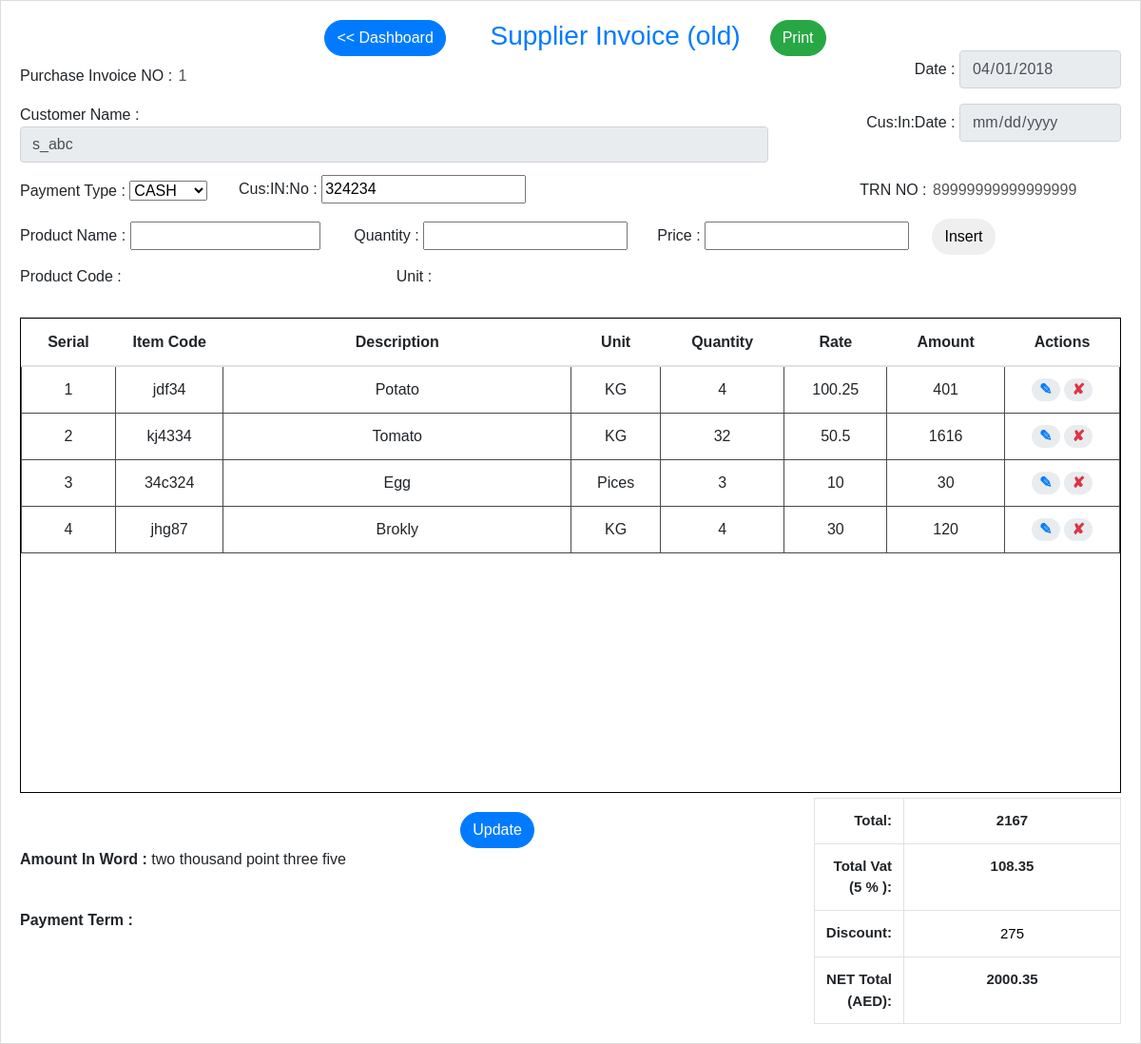
The app's page /view/purchase/details_cus_invoice.php?in_no=1 with its own data.
### tables this page shows
CREATE TABLE `p_cus_total_tran` (
  `id` int(11) NOT NULL,
  `cus_name` varchar(40) NOT NULL,
  `trn` varchar(40) NOT NULL,
  `date` date NOT NULL,
  `total` varchar(255) NOT NULL,
  `discount` varchar(255) NOT NULL,
  `vat` varchar(255) NOT NULL,
  `net_total` varchar(255) NOT NULL,
  `payment` varchar(10) NOT NULL,
  `delivary_invoice_no` varchar(255) NOT NULL,
  `cus_in_date` varchar(30) DEFAULT NULL
);

CREATE TABLE `p_transaction` (
  `id` int(11) NOT NULL,
  `date` date NOT NULL,
  `cus_name` varchar(40) NOT NULL,
  `pd_name` varchar(40) NOT NULL,
  `pd_code` varchar(40) NOT NULL,
  `quantity` varchar(30) NOT NULL,
  `unit` varchar(20) NOT NULL,
  `payment` varchar(255) NOT NULL,
  `price` varchar(255) NOT NULL,
  `amount` varchar(255) NOT NULL,
  `invoice_no` varchar(255) NOT NULL,
  `delivary_invoice_no` varchar(255) NOT NULL
);

### model/database.php (called while the page is built, shortened)
<?php
class database{
     public function __construct(){
             $server = "localhost";
             $username = "root";
             $password = "";
             try {
                 $this->con = new PDO("mysql:host=$server;dbname=shop", $username, $password);
             }
             catch (PDOException $err) {
                 echo "Connection failed: " . $err->getMessage();
             }
}
}

### model/p_cus_total_tran.php (called while the page is built, shortened)
<?php
require_once "database.php";
class p_cus_total_tran
{
    public function invoiceInfo($in_no)
    {
        $db = new database();
        $sql = "SELECT * FROM `p_cus_total_tran` WHERE `id`= '$in_no'";
        $stmt = $db->con->prepare($sql);
        $stmt->execute();
        $rs = $stmt->fetchAll(PDO::FETCH_ASSOC);
        return $rs;
    }
}

### model/p_transection.php (called while the page is built, shortened)
<?php
include_once "database.php";
class p_transection
{
    public function transactions($date,$cus_name,$in_no)
    {
        $db = new database();
        $sql = "SELECT * FROM `p_transaction` WHERE date= ? AND cus_name= ? AND invoice_no= ?";
        $stmt = $db->con->prepare($sql);
        $stmt->bindParam(1,$date);
        $stmt->bindParam(2,$cus_name);
        $stmt->bindParam(3,$in_no);
        $stmt->execute();
        $rs=$stmt->fetchall(PDO::FETCH_ASSOC);
        return $rs;
    }
}

### model/p_details_cus_in.php (called while the page is built, shortened)
<?php
include_once "database.php";
class p_details_cus_in
{
    public function total($invoice)
    {
        $db = new database();
        $sql = "SELECT sum(amount) as total FROM `p_transaction` WHERE invoice_no='$invoice'";
        $stmt = $db->con->prepare($sql);
        $stmt->bindParam(1,$invoice);
        $stmt->execute();
        $rs=$stmt->fetch(PDO::FETCH_ASSOC);
        return $rs;
    }
    public function discount($invoice)
    {
        $db = new database();
        $sql = "SELECT `discount` FROM `p_cus_total_tran` WHERE `id`='$invoice'";
        $stmt = $db->con->prepare($sql);
        $stmt->bindParam(1,$invoice);
        $stmt->execute();
        $rs=$stmt->fetch(PDO::FETCH_ASSOC);
        return $rs;
    }
}

### view/purchase/details_cus_invoice.php (the view, shortened to what this page needs)
<?php
include_once "../../model/p_details_cus_in.php";
$obj = new p_details_cus_in();
$totl = $obj->total($_GET['in_no']);
$total = floatval($totl['total']);;
$discout = $obj->discount($_GET['in_no']);
$discount = floatval($discout['discount']);
$vat = $total * (5 / 100);
$net_total = ($total + $vat) - $discount;
include_once "../../model/p_cus_total_tran.php";
$object = new p_cus_total_tran();
$all = $object->invoiceInfo($_GET['in_no']);
$alliInfo=$all[0];
?>
<!DOCTYPE html>
<html lang="en">
<head>
    <link href="../../resource/css/bootstrap.css" type="text/css" rel="stylesheet" media="screen,projection,">
    <link rel="stylesheet" type="text/css" href="../../resource/css/print.css"/>
    <link rel="stylesheet" type="text/css" href="../../resource/css/css.css"/>
    <link rel="stylesheet" type="text/css" href="../../resource/css/sw.css"/>
    <link rel="stylesheet" type="text/css" href="../../resource/js/jquery-confirm.min.css"/>
</head>
<body id="printarea">
<div class="main">
    <h3 class="no_print text-primary text-center" style="margin-top: 0px"><a role="button" href="../../index.php"
                                                                             class="btn btn-primary no_print"
                                                                             style="margin-left: 10px"> << Dashboard</a> &nbsp;&nbsp;&nbsp;&nbsp; Supplier Invoice (old) &nbsp;&nbsp;&nbsp;<button
                class="no_print btn btn-success" onclick="print()">Print
        </button>
    </h3>
    <p style="display: inline;">Purchase Invoice NO : <input id="invoice_no" value="<?php echo $_GET['in_no'] ?>" disabled
                                                    style="border: none;background-color: transparent"></p>
    <p class="right date">Date : <input id="date" type="date" class="form-control"
                                                                            value="<?php echo $alliInfo['date'] ?>"
                                                                            readonly>
    </p>
    <p class="cus_date"> Cus:In:Date : <input readonly class="form-control" value="<?php echo $alliInfo['cus_in_date'] ?>"
                                                                        id="cus_in_date"
                                                                        type="date"></p>
    <p>Customer Name : <input class="form-control inline" list="browsers" value="<?php echo $alliInfo['cus_name'] ?>"
                              name="browser"
                              style="" id="cus_name" onchange="trn_no()" readonly>
    </p>
    <p class="right">TRN NO : <input type="text" class="trn"
                                     id="trn" value="<?php echo $alliInfo['trn'] ?>" disabled></p>
    <div class="inline">
        <p class="" style="margin-top: -40px">Payment Type : <select id="payment"
                                                                     value="<?php echo $alliInfo['payment'] ?>">
                <option value="CASH">CASH</option>
            </select></p>
        <p class="del_in_no print_del_in_no" style="">Cus:IN:No : <input  id="delivary_invoice_no" type="text"
                                                                         value="<?php echo $alliInfo['delivary_invoice_no'] ?>">&nbsp;&nbsp;&nbsp;&nbsp;&nbsp;&nbsp;
        </p>
    </div>
    <div style="display: inline-block" class="no_print">
        <p class="inline no_print">Product Name : <input list="product" name="browser" style="width: 200px"
                                                         id="pdt_name" onchange="price_set();checkProductExist()">
        </p>
        <p class="inline no_print">Quantity : <input id="quantity" type="text">&nbsp;&nbsp;&nbsp;&nbsp;&nbsp;&nbsp;</p>
        <p class="inline no_print">Price : <input id="price" type="text" id="price" value=""></p>
        <button type="submit" onclick="insert()" id="insert" class="no_print btn" title="Press Enter to Insert"
                style="margin-left: 20px"> Insert
        </button>
    </div>
    <div style="margin-top: 10px">
        <p class="inline no_print">Product Code : &nbsp;<input type="text" value="" id="code" disabled
                                                               style="border: none;background-color: transparent">&nbsp;&nbsp;&nbsp;&nbsp;&nbsp;&nbsp;
        </p>
        <p class="inline no_print" style="padding-left: 38px">Unit : <input type="text" value="" id="unit" disabled
                                                                            style="border: none;background-color: transparent">&nbsp;&nbsp;&nbsp;&nbsp;&nbsp;&nbsp;
        </p>
    </div>
    <div style="border: 1px black solid;" class="hight higt">
        <table style="width:100%; " id="tbl" class="table table-hover ">
            <thead>
            <tr>
                <th style="text-align: center; width:5px;">Serial</th>
                <th style="text-align: center; width:50px;">Item Code</th>
                <th style="text-align: center; width:250px">Description</th>
                <th style="text-align: center; width:60px">Unit</th>
                <th style="text-align: center; width:10px">Quantity</th>
                <th style="text-align: center; width:45px;">Rate</th>
                <th style="text-align: center; width:25px;">Amount</th>
                <th style="text-align: center; width:1px;" class="no_print">Actions</th>
            </tr>
            </thead>
            <tbody>
            <?php include_once "../../model/p_transection.php";
            $objct = new p_transection();
            $all = $objct->transactions($alliInfo['date'], $alliInfo['cus_name'], $_GET['in_no']);
            $serial = 1;
            foreach ($all as $item) { ?>
                <tr>
                    <td style="text-align: center;"><?php echo $serial++ ?></td>
                    <td style="text-align: center;"><?php echo $item['pd_code'] ?></td>
                    <td style="text-align: center;"><?php echo $item['pd_name'] ?></td>
                    <td style="text-align: center;"><?php echo $item['unit'] ?></td>
                    <td style="text-align: center;"><?php echo $item['quantity'] ?></td>
                    <td style="text-align: center;"><?php echo $item['price'] ?></td>
                    <td style="text-align: center;"><?php echo $item['amount'] ?></td>
                    <td style="text-align: center;" class="no_print">
                        <button style="color: #dc3545; width: 30px;color: #007bff" class='button fa'
                                onclick='getForEdit(this); ' data-toggle="modal"
                                data-target="#editModal"><b>✎</b></button>
                        <a style="color: #dc3545; width: 30px" class='button' onclick='getId(this);' data-toggle="modal"
                           data-target="#myModal"><b>✘</b></a>
                    </td>
                </tr>
            <?php } ?>
            </tbody>
        </table>
    </div>
    <div class="clearfix ">
        <table class="total_table f_right table_top_margin table table-hover table-bordered">
            <tr>
                <th class="right min_pad">Total:</th>
                <td class="space" style="text-align: center"><b id="total"><?php echo $total ?></b></td>
            </tr>
            <tr>
                <th class="right min_pad">Total Vat (5 % ):</th>
                <td class="space" style="text-align: center"><b id="vat"><?php echo $vat ?></b></td>
            </tr>
            <tr>
                <th class="right min_pad">Discount:</th>
                <td class="space"><input id="discount" value="<?php echo $discount ?>"
                                         style="border: none;text-align: center"
                                         onkeyup="discount();"></td>
            </tr>
            <tr>
                <th class="right min_pad">NET Total (AED):</th>
                <td class="space" style="text-align: center"><b id="n_tot"><?php echo $net_total ?></b></td>
            </tr>
        </table>
        <button type="button" onclick="upadte()" id="save" class="no_print btn btn-primary"
                style="margin-right: auto;margin-left: 40%;margin-top: 20px"> Update
        </button>
        <p><b>Amount In Word : </b><span id="wordss"></span></p>
        <br>
        <p><b>Payment Term : </b></p>
    </div>
</div>
</body>
</html>

### resource/css/css.css (style rules this page uses)
@media screen { .total_table { width: 100px; padding: 0px; font-size: 15px; margin: 0px; } }
@media screen { body { font-family: Arial; } }
@media screen { .space { min-width: 150px; } }
@media screen { .right { text-align: right; } }
@media screen { .clearfix { overflow: auto; } }
@media screen { .f_right { float: right; } }
@media screen { .min_pad { padding: 5px; } }
@media screen { .table_top_margin { margin-top: 5px; } }
@media screen { .inline { display: inline; } }
@media screen { .main { margin: auto; border: 1px solid #dddddd; padding: 20px; } }
@media screen { .button { background-color: #e9ecef; border: none; color: black; padding: 0px; text-align: center; text-decoration: none; display: inline-block; font-size: 16px; margin: 0px; cursor: pointer; border-radius: 20px; width: 50%; } }
@media screen { .higt { height: 100%; min-height: 500px; margin-top: 30px } }
@media screen { .del_in_no { margin-left:230px;margin-top: -45px } }
@media screen { .trn { width: 200px;border: none;background-color: transparent } }
@media screen { .cus_date { display: inline; float: right; } }
@media screen { .cus_date input { width: 170px; display: inline; } }
@media screen { .date { margin-top: -40px; } }
@media screen { .date input { width: 170px; display: inline; } }
@media screen { #cus_name { width: 68%; } }
@media screen { table tr td { border: 1px solid #494847; } }

### records on screen
p_cus_total_tran: date "04/01/2018", browser "s_abc", trn "89999999999999999", payment "CASH", delivary_invoice_no "324234", discount "275"
p_transaction: pd_code "jdf34", pd_name "Potato", unit "KG", quantity "4", price "100.25", amount "401"
p_transaction: pd_code "kj4334", pd_name "Tomato", unit "KG", quantity "32", price "50.5", amount "1616"
p_transaction: pd_code "34c324", pd_name "Egg", unit "Pices", quantity "3", price "10", amount "30"
p_transaction: pd_code "jhg87", pd_name "Brokly", unit "KG", quantity "4", price "30", amount "120"

### other values on screen
$total "2167"
$vat "108.35"
$net_total "2000.35"
